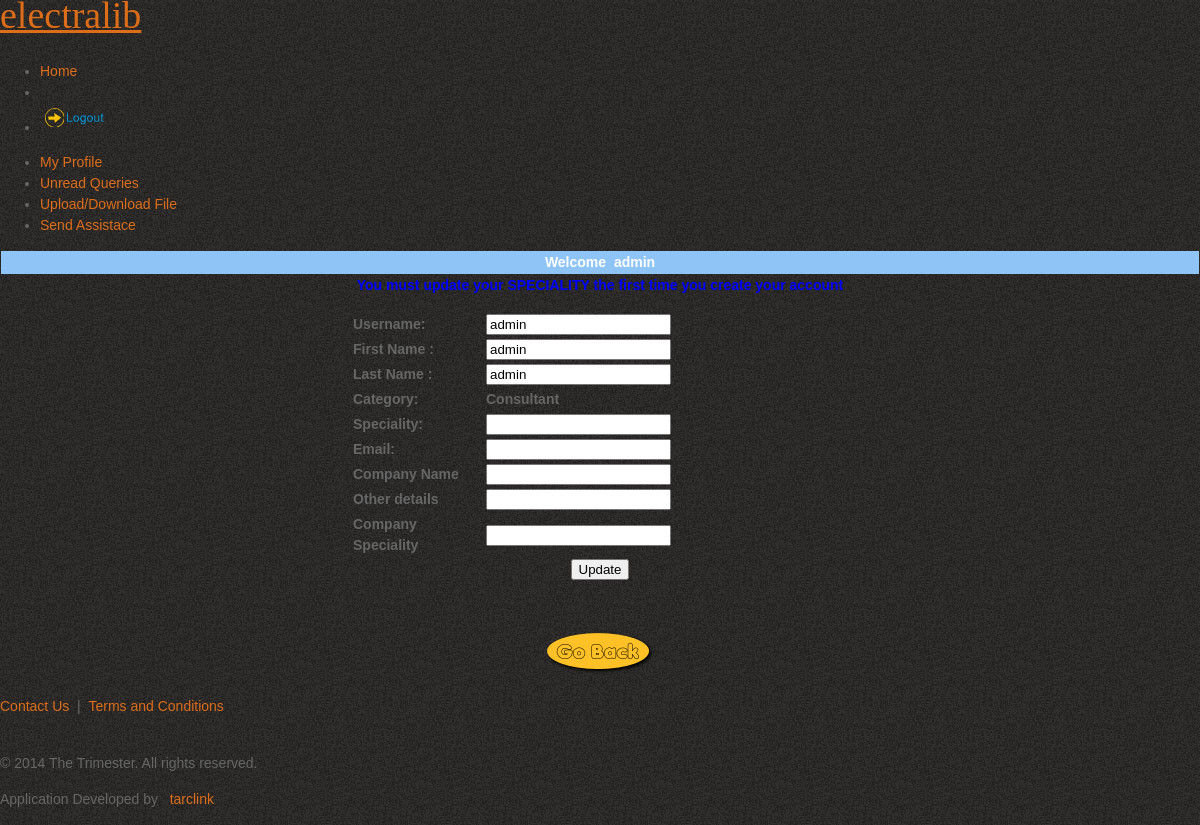
Screenshot of /profile.php (signed in) with the database file from the repository.
### tables this page shows
CREATE TABLE IF NOT EXISTS `users` (
  `userid` int(11) NOT NULL,
  `category` tinyint(2) NOT NULL,
  `username` varchar(20) NOT NULL,
  `password` text NOT NULL,
  `firstname` varchar(40) NOT NULL,
  `lastname` varchar(40) NOT NULL,
  `status` varchar(20) NOT NULL,
  `speciality` varchar(56) NOT NULL,
  `email` varchar(50) DEFAULT NULL,
  `cname` varchar(50) DEFAULT NULL,
  `cspeciality` varchar(50) DEFAULT NULL,
  `odetails` varchar(100) DEFAULT NULL
);

### profile.php (the view, shortened to what this page needs)
<!DOCTYPE html>
<html dir="ltr" lang="en-US"><head>
	<link rel="stylesheet" href="style.css" media="screen">
	<link rel="stylesheet" href="style.responsive.css" media="all">
</head>
<body>
<div id="main">
<?php include('incls/header.php') ?>
<nav class="nav clearfix">
    <ul class="hmenu"><li><a href="consultant.php" class="active">Home</a></li>
	<li><li><a href="log_out.php"><img src=images/quit_1.png></a></l></ul>
    </nav>
<div class="sheet clearfix">
            <div class="layout-wrapper clearfix">
                <div class="content-layout">
                   <div class="content-layout-row">
                    <div class="layout-cell sidebar1 clearfix">
					<div class="vmenublock clearfix">
                      <div class="vmenublockcontent">
                       <ul class="vmenu"><li><a href="#" class="active" > My Profile</a></li>
			<li><a href="received.php" >Unread Queries </a></li>
             <li><a href="upload.php">Upload/Download File</a></li>
			<li><a href="assist.php"> Send Assistace</a></li></ul>
                      </div>
                    </div>
				   </div>
                <div align="center">
              <table width="100%" border="0" cellpadding="1" cellspacing="1">
                  <tr>
                        <td width="358" height="20" valign="middle" bgcolor="#8FC4F7">
                         <div align="center"><b><font color="#FFFFFF">Welcome &nbsp<?php echo $_SESSION['username'];?> </font></b></div>
                        </td>
                  </tr>
               </table>
<p ><b> <font color='blue'>You must update your SPECIALITY the first time you create your account</font></b></P>
      <?php
	  include('incls/connector.php') ;
	  $query = "SELECT * FROM users WHERE username='{$_SESSION['username']}'" ;
		 $resource=mysql_query($query,$conn) or die ("An unexpected error occured ");
		  $result=mysql_fetch_array($resource);
					?>
<form id="form1" name="form1" method="post" action="">
        <table align="center" width="500" border="0">
		  <tr>
            <td><strong>Username:</strong></td>
            <td><input type="text" name="uname" id="textfield3" value="<?php echo $result[2]?> " readonly /></td>
			<td>&nbsp;</td>
          </tr>
          <tr>
            <td width="129"><strong>First Name :</strong></td>
            <td width="152">
            <input name="fname" type="text" id="textfield" value="<?php echo $result[4] ?>" />
            </td>
          </tr>
		  <tr>
            <td width="129"><strong>Last Name :</strong></td>
            <td width="152">
            <input name="lname" type="text" id="textfield" value="<?php echo $result[5] ?>" /></td>
          </tr>
          <tr>
            <td><strong>Category:</strong></td>
            <td><strong>Consultant</strong></td>
          </tr>
		  <tr>
            <td><strong>Speciality:</strong></td>
            <td><input type="text" name="speciality" id="textfield3" value="<?php echo $result[7] ?>" required /></td>
          </tr>
 	  <tr>
            <td><strong>Email:</strong></td>
            <td><input type="text" name="email" id="textfield4" value="<?php echo $result[8] ?>" required /></td>
          </tr>
		<tr>
			<td><strong>Company Name</strong></td>
			<td><input name="cname" type="text" id="textfield" value="<?php echo $result[9] ?>"</td>
		</tr>
		<tr>
			<td><strong>Other details<strong></td>
			<td><input name="odetails" type="text" id="textfield" value="<?php echo $result[10] ?>"></td>
		</tr>
		<tr>
			<td><strong>Company Speciality</strong></td>
			<td><input name="cspeciality" type="text" id="textfield" value="<?php echo $result[11] ?>"></td>
		</tr>
          </table>
        <p align="center">
          <label>
            <input type="submit" class="button" name="updater" id="button" value="Update" />
          </label>
        </p>
		<p>&nbsp </p>
	<p align="center"><img onClick="javascript: history.go(-1)" border="0" src="images/cooltext457951462.png" alt="Go Back" onmouseover="this.src='images/cooltext457951462MouseOver.png';" onmouseout="this.src='images/cooltext457951462.png';" /></p>
      </form>
        </div>
             </div>
          </div>
       </div>
    </div>
	<?php include("incls/footer.php") ?>
	</div>
</body>
</html>

### style.css (style rules this page uses)
body { margin: 0px; padding: 0px; color: #666; font-family: Tahoma, Geneva, sans-serif; font-size: 14px; line-height: 1.5em; background-color: #e2d8bd; background-image: url(images/tooplate_body.jpg); background-repeat: repeat; }
a, a:link, a:visited { color: #de6d19; text-decoration: none; }
p { margin: 0 0 15px 0; padding: 0; }
img { border: none; }

### rows the page displays
users: uname "admin", fname "admin", lname "admin"

### other values shown
$_SESSION['username'] "admin"
